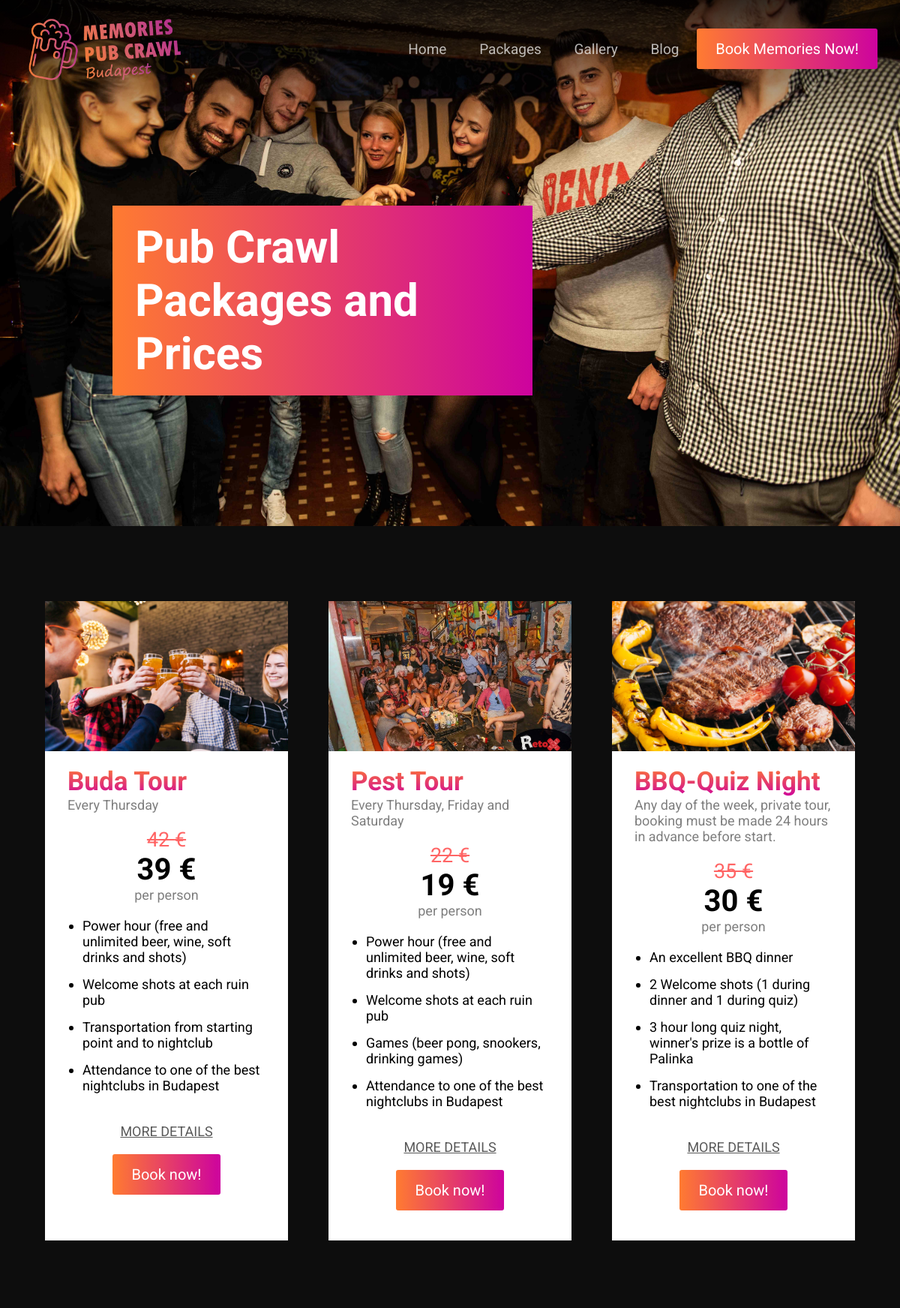
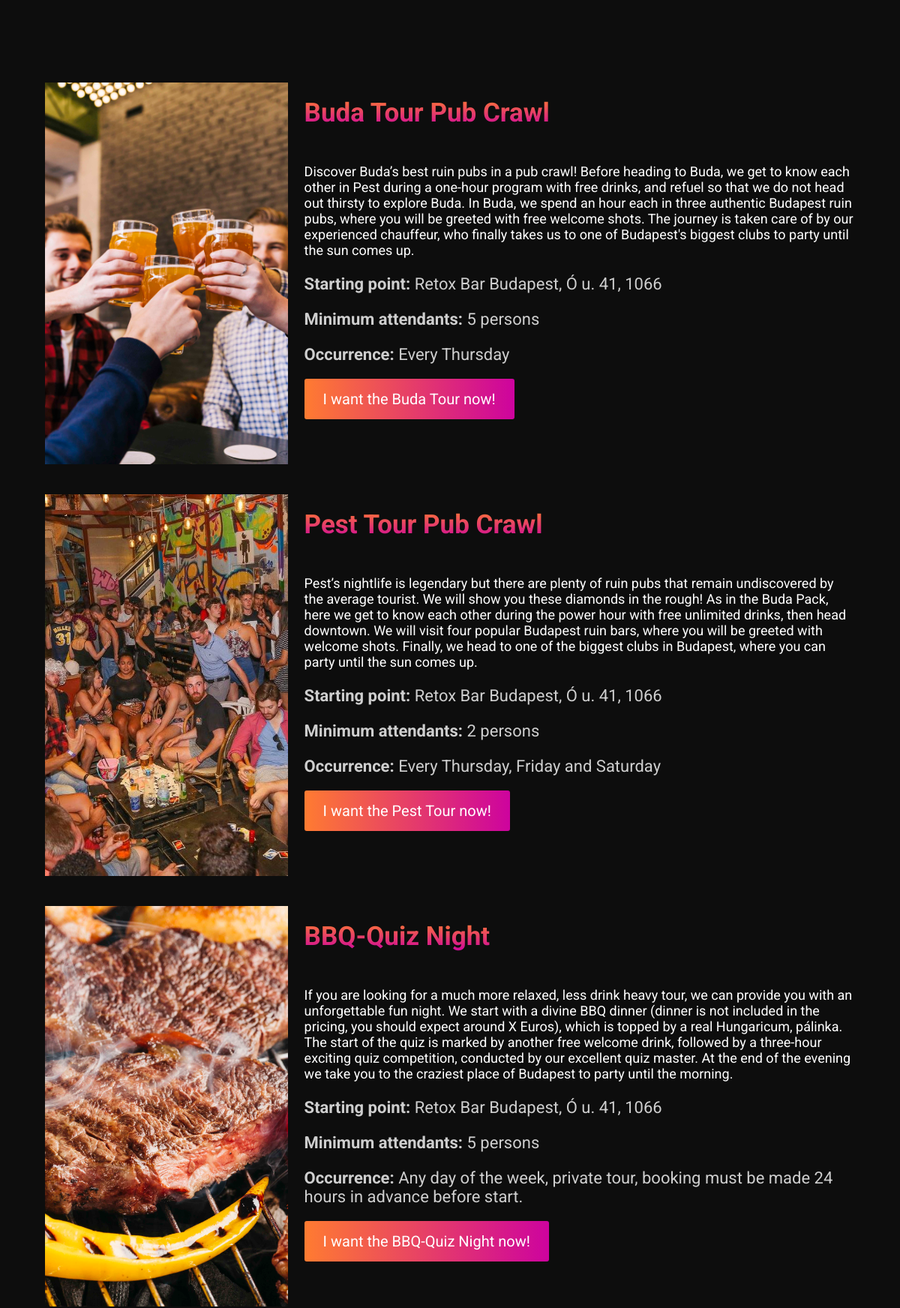
Page /packages/ (upper part) on the committed database (2 pictures, top to bottom).
### pages/models.py (models this page shows, shortened)
class Packages(models.Model):
    name = models.CharField(max_length=40,
                            unique=True
                            )
    slug = models.SlugField(max_length=40,
                            unique=True, default=None, null=True, blank=True
                            )
    description = models.TextField()
    option_1 = models.CharField(max_length=120, default=None, null=True, blank=True)
    option_2 = models.CharField(max_length=120, default=None, null=True, blank=True)
    option_3 = models.CharField(max_length=120, default=None, null=True, blank=True)
    option_4 = models.CharField(max_length=120, default=None, null=True, blank=True)
    static_img_route = models.CharField(max_length=120, default=None, null=True, blank=True)
    starting_point = models.TextField(default=None, blank=True, null=True)
    minimum_attendants = models.IntegerField(default=None, blank=True, null=True)
    occurence = models.TextField(default=None, blank=True, null=True)
    price = models.FloatField()
    discount_price = models.FloatField()
    payment_option = models.CharField(max_length=20,
                                     choices=PAYMENT_OPTION
                                     )

### pages/views.py (the view)
# urls.py: path('packages/', PackagePageView.as_view(), name='packages'),
class PackagePageView(View):
    def get(self, *args, **kwargs):
        try:
            packages = Packages.objects.all()
            context = {
                'packages': packages,
            }
            return render(self.request, 'pages/packages.html', context)
        except ObjectDoesNotExist:
            return redirect('/')

### pages/templates/pages/packages.html (shortened to what this page needs)
{% extends 'base.html' %}
{% load static %}
{% load humanize %}
{% block content %}
<div class="header-small cover">
	<div class="overlay-top overlay"></div>
	<h1><span class="highlight-text grad-bg">Pub Crawl Packages and Prices</span></h1>
</div>
<div class="section">
	<div class="wrapper packages flex spaceB">
        {% for package in packages %}
			<div class="summary-box third">
				<div class="cover summary-pic" style="background-image:url({{ package.static_img_route }})"></div>
				<div class="padding">
					<span class="grad-title">{{ package.name }}</span>
					<div class="sub-info">{% if package.occurence %}{{ package.occurence }} {% else %} Not available, come back soon! {% endif %}</div>
					<div class="package-price">
            {% if package.discount_price %}
						<span class="old-price">{{ package.price|floatformat:0|intcomma }} €</span>
						<p class="packagePrice">{{ package.discount_price|floatformat:0|intcomma }} €</p>
            {% else %}
            <p class="packagePrice">{{ package.price }} €</p>
            {% endif %}
						<div class="sub-info">per person</div>
					</div>
					<ul class="package-features">
						{% if package.option_1 %}<li>{{ package.option_1 }}</li>{% endif %}
						{% if package.option_2 %}<li>{{ package.option_2 }}</li>{% endif %}
						{% if package.option_3 %}<li>{{ package.option_3 }}</li>{% endif %}
						{% if package.option_4 %}<li>{{ package.option_4 }}</li>{% endif %}
					</ul>
					 <p style="text-align: center; margin-bottom:0"><span class="link-button" onclick="scrollDown('{{ package.slug }}')">MORE DETAILS</span></p>
					 <p style="text-align: center; margin-top:0"><a href="{% url 'checkout' package=package.slug %}"><span class="button grad-bg">Book now!</span></a></p>
				</div>
			</div>
      {% endfor %}
	</div>
</div>
	<div class="section">
		<div class="wrapper">
      {% for package in packages %}
			<div class="package-detail {{  package.slug }} flex spaceB">
				<div class="third cover" style="background-image:url({{ package.static_img_route }})"></div>
				<div class="detail-info">
					<h2 class="grad-title">{% if package.name == 'BBQ-Quiz Night' %}{{ package.name }}{% else %}{{ package.name }} Pub Crawl {% endif %}</h2>
					<p>{{ package.description|safe }}</p>
					<p class="package-info"><span>Starting point: </span> {{ package.starting_point }}</p>
						<p class="package-info"><span>Minimum attendants: </span> {{ package.minimum_attendants }} persons</p>
							<p class="package-info"><span>Occurrence: </span> {% if package.occurence %} {{ package.occurence }} {% else %} Not available now, come back later! {% endif %}</p>
							<a href="{% url 'checkout' package=package.slug %}"><span class="button grad-bg">I want the {{ package.name }} now!</span></a>
				</div>
			</div>
      {% endfor %}
		</div>
	</div>
{% endblock %}

### static/css/main.css (style rules this page uses)
body { margin:0; padding:0; font-size:18px; color: rgb(255,255,255); font-family: 'Roboto', sans-serif; background-color:rgba(0,0,0,0.95); }
a { color: inherit; }
.wrapper { width:1250px; position:relative; z-index:10; margin: auto; }
@media only screen and (max-width:1280px) { .wrapper { width: 90%; } }
* { transition: 0.3s; }
.packagePrice { font-size:40px; font-weight: bold; margin-top:0; }
.header-small { background-image: url(../img/header.jpg); padding-top:250px; padding-bottom:150px; padding-left:150px; }
.highlight-text { font-size:60px; padding:20px 30px; position: relative; z-index: 1; display: inline-block; max-width: 500px; }
.flex { display:flex; flex-wrap:wrap; }
.spaceB { justify-content:space-between; }
.grad-bg { background:linear-gradient(to right, #FF7B31, #CD039E); }
.overlay { position:absolute; z-index:1; width:100%; height:200px; right:0; opacity:0.8; }
.overlay-top { background:linear-gradient(rgb(0,0,0), rgba(0,0,0,0)); top: 0; }
.cover { background-size:cover; background-position:center; }
.header-content h1,p { margin-bottom:0; }
.packages .package-features { opacity: 1; }
.sub-info { opacity: 0.5; }
.package-price { margin:20px 0px; text-align: center; }
.old-price { text-decoration: line-through; opacity: 0.6; font-size:27px; color:red; }
.button { padding:15px 25px; display: inline-block; margin:20px 0px; cursor: pointer; border-radius:3px; border:none; color:white; font-size:20px; }
.section { position: relative; padding: 100px 0px; }
.padding { padding: 0px 30px; }
.third { width: 30%; }
.detail-info { width:68%; margin-bottom:40px; }
.package-info { opacity: 0.8; font-size:22px; }
.package-detail { margin-bottom:40px; }
.package-info span { font-weight: bold; }
.grad-title { font-size: 35px; margin-top:20px; display: inline-block; font-weight: bold; background: -webkit-linear-gradient(#FF7B31, #CD039E); -webkit-background-clip: text; -webkit-text-fill-color: transparent; }
.summary-box { background:white; color:black; padding-bottom:20px; }
.link-button { display: inline-block; text-decoration: underline; cursor: pointer; opacity: 0.65; }
.package-features { opacity: 0.6; margin-bottom:40px; padding-left:20px; }
.package-features li { margin-bottom:15px; }
.summary-pic { height: 200px; }

### rows in the picture
Packages: static_img_route (picture), name "Buda Tour", occurence "Every Thursday", price "42", discount_price "39", option_1 "Power hour (free and unlimited beer, wine, soft drinks and shots)", option_2 "Welcome shots at each ruin pub", option_3 "Transportation from starting point and to nightclub", option_4 "Attendance to one of the best nightclubs in Budapest", description "Discover Buda’s best ruin pubs in a pub crawl! Before heading to Buda, we get to know each other in Pest during a one-hour program with free drinks, and refuel so that we do not head out thirsty to explore Buda. In Buda, we spend an hour each in three authentic Budapest ruin pubs, where you will be greeted with free welcome shots. The journey is taken care of by our experienced chauffeur, who finally takes us to one of Budapest's biggest clubs to party until the sun comes up.", starting_point "Retox Bar Budapest, Ó u. 41, 1066", minimum_attendants "5"
Packages: static_img_route (picture), name "Pest Tour", occurence "Every Thursday, Friday and Saturday", price "22", discount_price "19", option_1 "Power hour (free and unlimited beer, wine, soft drinks and shots)", option_2 "Welcome shots at each ruin pub", option_3 "Games (beer pong, snookers, drinking games)", option_4 "Attendance to one of the best nightclubs in Budapest", description "Pest’s nightlife is legendary but there are plenty of ruin pubs that remain undiscovered by the average tourist. We will show you these diamonds in the rough! As in the Buda Pack, here we get to know each other during the power hour with free unlimited drinks, then head downtown. We will visit four popular Budapest ruin bars, where you will be greeted with welcome shots. Finally, we head to one of the biggest clubs in Budapest, where you can party until the sun comes up.", starting_point "Retox Bar Budapest, Ó u. 41, 1066", minimum_attendants "2"
Packages: static_img_route (picture), name "BBQ-Quiz Night", occurence "Any day of the week, private tour, booking must be made 24 hours in advance before start.", price "35", discount_price "30", option_1 "An excellent BBQ dinner", option_2 "2 Welcome shots (1 during dinner and 1 during quiz)", option_3 "3 hour long quiz night, winner's prize is a bottle of Palinka", option_4 "Transportation to one of the best nightclubs in Budapest", description "If you are looking for a much more relaxed, less drink heavy tour, we can provide you with an unforgettable fun night. We start with a divine BBQ dinner (dinner is not included in the pricing, you should expect around X Euros), which is topped by a real Hungaricum, pálinka. The start of the quiz is marked by another free welcome drink, followed by a three-hour exciting quiz competition, conducted by our excellent quiz master. At the end of the evening we take you to the craziest place of Budapest to party until the morning.", starting_point "Retox Bar Budapest, Ó u. 41, 1066", minimum_attendants "5"
